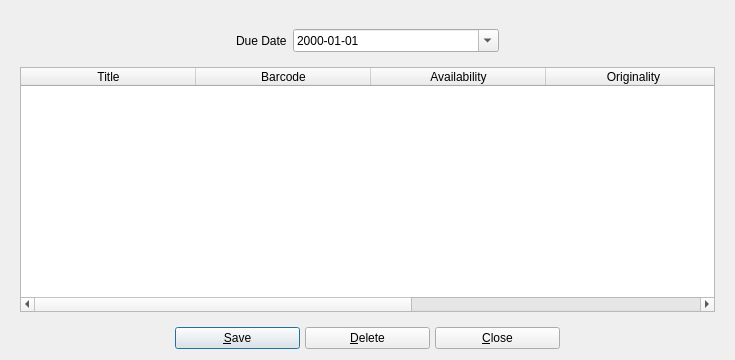
<?xml version="1.0" encoding="UTF-8"?>
<ui version="4.0">
 <class>bookcopybrowser</class>
 <widget class="QDialog" name="bookcopybrowser">
  <property name="geometry">
   <rect>
    <x>0</x>
    <y>0</y>
    <width>735</width>
    <height>360</height>
   </rect>
  </property>
  <property name="maximumSize">
   <size>
    <width>16777215</width>
    <height>16777215</height>
   </size>
  </property>
  <property name="windowTitle">
   <string>BiblioteQ: Copies Browser</string>
  </property>
  <property name="windowIcon">
   <iconset resource="../Icons/icons.qrc">
    <normaloff>:/book.png</normaloff>:/book.png</iconset>
  </property>
  <layout class="QVBoxLayout">
   <item>
    <widget class="QFrame" name="frame">
     <layout class="QVBoxLayout">
      <item>
       <widget class="QFrame" name="dueDateFrame">
        <layout class="QVBoxLayout">
         <item>
          <layout class="QHBoxLayout">
           <item>
            <spacer>
             <property name="orientation">
              <enum>Qt::Horizontal</enum>
             </property>
             <property name="sizeHint" stdset="0">
              <size>
               <width>40</width>
               <height>20</height>
              </size>
             </property>
            </spacer>
           </item>
           <item>
            <widget class="QLabel" name="label">
             <property name="text">
              <string>Due Date</string>
             </property>
            </widget>
           </item>
           <item>
            <widget class="QDateEdit" name="dueDate">
             <property name="sizePolicy">
              <sizepolicy hsizetype="Expanding" vsizetype="Fixed">
               <horstretch>0</horstretch>
               <verstretch>0</verstretch>
              </sizepolicy>
             </property>
             <property name="minimumSize">
              <size>
               <width>150</width>
               <height>0</height>
              </size>
             </property>
             <property name="displayFormat">
              <string>yyyy-MM-dd</string>
             </property>
             <property name="calendarPopup">
              <bool>true</bool>
             </property>
            </widget>
           </item>
           <item>
            <spacer>
             <property name="orientation">
              <enum>Qt::Horizontal</enum>
             </property>
             <property name="sizeHint" stdset="0">
              <size>
               <width>31</width>
               <height>20</height>
              </size>
             </property>
            </spacer>
           </item>
          </layout>
         </item>
        </layout>
       </widget>
      </item>
      <item>
       <widget class="QTableWidget" name="table">
        <property name="focusPolicy">
         <enum>Qt::StrongFocus</enum>
        </property>
        <property name="editTriggers">
         <set>QAbstractItemView::DoubleClicked</set>
        </property>
        <property name="alternatingRowColors">
         <bool>true</bool>
        </property>
        <property name="selectionMode">
         <enum>QAbstractItemView::SingleSelection</enum>
        </property>
        <property name="selectionBehavior">
         <enum>QAbstractItemView::SelectRows</enum>
        </property>
        <property name="verticalScrollMode">
         <enum>QAbstractItemView::ScrollPerItem</enum>
        </property>
        <property name="horizontalScrollMode">
         <enum>QAbstractItemView::ScrollPerPixel</enum>
        </property>
        <property name="cornerButtonEnabled">
         <bool>false</bool>
        </property>
        <attribute name="horizontalHeaderMinimumSectionSize">
         <number>175</number>
        </attribute>
        <attribute name="horizontalHeaderDefaultSectionSize">
         <number>175</number>
        </attribute>
        <attribute name="horizontalHeaderStretchLastSection">
         <bool>true</bool>
        </attribute>
        <column>
         <property name="text">
          <string>Title</string>
         </property>
        </column>
        <column>
         <property name="text">
          <string>Barcode</string>
         </property>
        </column>
        <column>
         <property name="text">
          <string>Availability</string>
         </property>
        </column>
        <column>
         <property name="text">
          <string>Originality</string>
         </property>
        </column>
        <column>
         <property name="text">
          <string>Condition</string>
         </property>
        </column>
        <column>
         <property name="text">
          <string>MYOID</string>
         </property>
        </column>
        <column>
         <property name="text">
          <string>Copy Number</string>
         </property>
        </column>
       </widget>
      </item>
     </layout>
    </widget>
   </item>
   <item>
    <layout class="QHBoxLayout">
     <property name="spacing">
      <number>5</number>
     </property>
     <item>
      <spacer>
       <property name="orientation">
        <enum>Qt::Horizontal</enum>
       </property>
       <property name="sizeType">
        <enum>QSizePolicy::Expanding</enum>
       </property>
       <property name="sizeHint" stdset="0">
        <size>
         <width>39</width>
         <height>20</height>
        </size>
       </property>
      </spacer>
     </item>
     <item>
      <widget class="QPushButton" name="saveButton">
       <property name="minimumSize">
        <size>
         <width>125</width>
         <height>0</height>
        </size>
       </property>
       <property name="toolTip">
        <string>Save new due dates.</string>
       </property>
       <property name="text">
        <string>&amp;Save</string>
       </property>
       <property name="icon">
        <iconset resource="../Icons/icons.qrc">
         <normaloff>:/16x16/ok.png</normaloff>:/16x16/ok.png</iconset>
       </property>
      </widget>
     </item>
     <item>
      <widget class="QPushButton" name="deleteButton">
       <property name="minimumSize">
        <size>
         <width>125</width>
         <height>0</height>
        </size>
       </property>
       <property name="text">
        <string>&amp;Delete</string>
       </property>
       <property name="icon">
        <iconset resource="../Icons/icons.qrc">
         <normaloff>:/16x16/eraser.png</normaloff>:/16x16/eraser.png</iconset>
       </property>
      </widget>
     </item>
     <item>
      <widget class="QPushButton" name="cancelButton">
       <property name="minimumSize">
        <size>
         <width>125</width>
         <height>0</height>
        </size>
       </property>
       <property name="text">
        <string>&amp;Close</string>
       </property>
       <property name="icon">
        <iconset resource="../Icons/icons.qrc">
         <normaloff>:/16x16/cancel.png</normaloff>:/16x16/cancel.png</iconset>
       </property>
      </widget>
     </item>
     <item>
      <spacer>
       <property name="orientation">
        <enum>Qt::Horizontal</enum>
       </property>
       <property name="sizeHint" stdset="0">
        <size>
         <width>39</width>
         <height>20</height>
        </size>
       </property>
      </spacer>
     </item>
    </layout>
   </item>
  </layout>
 </widget>
 <tabstops>
  <tabstop>dueDate</tabstop>
  <tabstop>table</tabstop>
  <tabstop>saveButton</tabstop>
  <tabstop>deleteButton</tabstop>
  <tabstop>cancelButton</tabstop>
 </tabstops>
 <resources>
  <include location="../Icons/icons.qrc"/>
 </resources>
 <connections/>
</ui>
